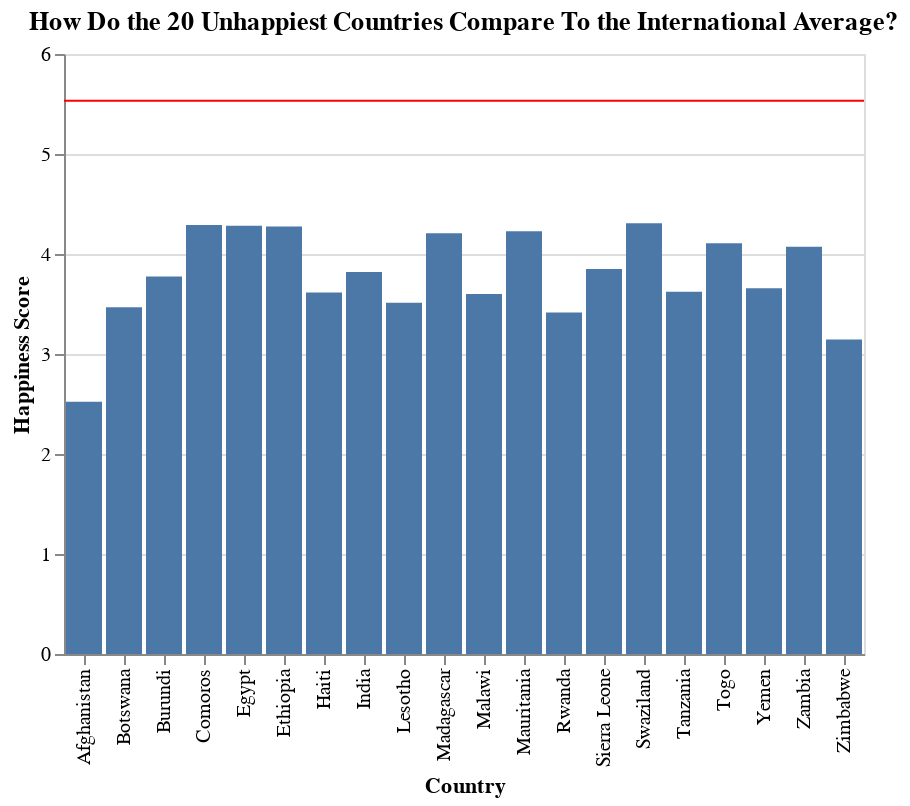

Write notebook code for a chart like this one.
### Code cell
chart = alt.Chart(worst_df, title='How Do the 20 Unhappiest Countries Compare To the International Average?').mark_bar().encode(
    x=alt.X('Country name', title='Country'),
    y=alt.Y('Ladder score', title='Happiness Score'))
rule = alt.Chart(df).mark_rule(color='red').encode(
    y='mean(Ladder score)'
)
(chart + rule)

### Figure 1 — Vega-Lite specification as saved in the notebook (floating-point values rounded to 4 significant figures; data arrays with more than 128 entries replaced by an {"elided": "..."} marker saying what was removed)
{"config": {"view": {"continuousWidth": 400, "continuousHeight": 300}}, "layer": [{"data": {"name": "data-3814af6644ab88b883785aecd5ee60ff"}, "mark": "bar", "encoding": {"x": {"type": "nominal", "field": "Country name", "title": "Country"}, "y": {"type": "quantitative", "field": "Ladder score", "title": "Happiness Score"}}, "title": "How Do the 20 Unhappiest Countries Compare To the International Average?"}, {"data": {"name": "data-15fa7a6a3318630a61556b958729c8c3"}, "mark": {"type": "rule", "color": "red"}, "encoding": {"y": {"type": "quantitative", "aggregate": "mean", "field": "Ladder score"}}}], "$schema": "https://vega.github.io/schema/vega-lite/v4.8.1.json", "datasets": {"data-3814af6644ab88b883785aecd5ee60ff": [{"Country name": "Afghanistan", "Regional indicator": "South Asia", "Ladder score": 2.523, "Standard error of ladder score": 0.038, "upperwhisker": 2.596, "lowerwhisker": 2.449, "Logged GDP per capita": 7.695, "Social support": 0.463, "Healthy life expectancy": 52.49, "Freedom to make life choices": 0.382, "Generosity": -0.102, "Perceptions of corruption": 0.924, "Ladder score in Dystopia": 2.43, "Explained by: Log GDP per capita": 0.37, "Explained by: Social support": 0.0, "Explained by: Healthy life expectancy": 0.126, "Explained by: Freedom to make life choices": 0.0, "Explained by: Generosity": 0.122, "Explained by: Perceptions of corruption": 0.01, "Dystopia + residual": 1.895}, {"Country name": "Zimbabwe", "Regional indicator": "Sub-Saharan Africa", "Ladder score": 3.145, "Standard error of ladder score": 0.058, "upperwhisker": 3.259, "lowerwhisker": 3.03, "Logged GDP per capita": 7.943, "Social support": 0.75, "Healthy life expectancy": 56.2, "Freedom to make life choices": 0.677, "Generosity": -0.047, "Perceptions of corruption": 0.821, "Ladder score in Dystopia": 2.43, "Explained by: Log GDP per capita": 0.457, "Explained by: Social support": 0.649, "Explained by: Healthy life expectancy": 0.243, "Explained by: Freedom to make life choices": 0.359, "Explained by: Generosity": 0.157, "Explained by: Perceptions of corruption": 0.075, "Dystopia + residual": 1.205}, {"Country name": "Rwanda", "Regional indicator": "Sub-Saharan Africa", "Ladder score": 3.415, "Standard error of ladder score": 0.068, "upperwhisker": 3.548, "lowerwhisker": 3.282, "Logged GDP per capita": 7.676, "Social support": 0.552, "Healthy life expectancy": 61.4, "Freedom to make life choices": 0.897, "Generosity": 0.061, "Perceptions of corruption": 0.167, "Ladder score in Dystopia": 2.43, "Explained by: Log GDP per capita": 0.364, "Explained by: Social support": 0.202, "Explained by: Healthy life expectancy": 0.407, "Explained by: Freedom to make life choices": 0.627, "Explained by: Generosity": 0.227, "Explained by: Perceptions of corruption": 0.493, "Dystopia + residual": 1.095}, {"Country name": "Botswana", "Regional indicator": "Sub-Saharan Africa", "Ladder score": 3.467, "Standard error of ladder score": 0.074, "upperwhisker": 3.611, "lowerwhisker": 3.322, "Logged GDP per capita": 9.782, "Social support": 0.784, "Healthy life expectancy": 59.27, "Freedom to make life choices": 0.824, "Generosity": -0.246, "Perceptions of corruption": 0.801, "Ladder score in Dystopia": 2.43, "Explained by: Log GDP per capita": 1.099, "Explained by: Social support": 0.724, "Explained by: Healthy life expectancy": 0.34, "Explained by: Freedom to make life choices": 0.539, "Explained by: Generosity": 0.027, "Explained by: Perceptions of corruption": 0.088, "Dystopia + residual": 0.648}, {"Country name": "Lesotho", "Regional indicator": "Sub-Saharan Africa", "Ladder score": 3.512, "Standard error of ladder score": 0.12, "upperwhisker": 3.748, "lowerwhisker": 3.276, "Logged GDP per capita": 7.926, "Social support": 0.787, "Healthy life expectancy": 48.7, "Freedom to make life choices": 0.715, "Generosity": -0.131, "Perceptions of corruption": 0.915, "Ladder score in Dystopia": 2.43, "Explained by: Log GDP per capita": 0.451, "Explained by: Social support": 0.731, "Explained by: Healthy life expectancy": 0.007, "Explained by: Freedom to make life choices": 0.405, "Explained by: Generosity": 0.103, "Explained by: Perceptions of corruption": 0.015, "Dystopia + residual": 1.8}, {"Country name": "Malawi", "Regional indicator": "Sub-Saharan Africa", "Ladder score": 3.6, "Standard error of ladder score": 0.092, "upperwhisker": 3.781, "lowerwhisker": 3.419, "Logged GDP per capita": 6.958, "Social support": 0.537, "Healthy life expectancy": 57.95, "Freedom to make life choices": 0.78, "Generosity": 0.038, "Perceptions of corruption": 0.729, "Ladder score in Dystopia": 2.43, "Explained by: Log GDP per capita": 0.113, "Explained by: Social support": 0.168, "Explained by: Healthy life expectancy": 0.298, "Explained by: Freedom to make life choices": 0.484, "Explained by: Generosity": 0.213, "Explained by: Perceptions of corruption": 0.134, "Dystopia + residual": 2.19}, {"Country name": "Haiti", "Regional indicator": "Latin America and Caribbean", "Ladder score": 3.615, "Standard error of ladder score": 0.173, "upperwhisker": 3.953, "lowerwhisker": 3.276, "Logged GDP per capita": 7.477, "Social support": 0.54, "Healthy life expectancy": 55.7, "Freedom to make life choices": 0.593, "Generosity": 0.422, "Perceptions of corruption": 0.721, "Ladder score in Dystopia": 2.43, "Explained by: Log GDP per capita": 0.294, "Explained by: Social support": 0.173, "Explained by: Healthy life expectancy": 0.227, "Explained by: Freedom to make life choices": 0.257, "Explained by: Generosity": 0.463, "Explained by: Perceptions of corruption": 0.139, "Dystopia + residual": 2.06}, {"Country name": "Tanzania", "Regional indicator": "Sub-Saharan Africa", "Ladder score": 3.623, "Standard error of ladder score": 0.071, "upperwhisker": 3.762, "lowerwhisker": 3.485, "Logged GDP per capita": 7.876, "Social support": 0.702, "Healthy life expectancy": 58.0, "Freedom to make life choices": 0.833, "Generosity": 0.183, "Perceptions of corruption": 0.577, "Ladder score in Dystopia": 2.43, "Explained by: Log GDP per capita": 0.433, "Explained by: Social support": 0.54, "Explained by: Healthy life expectancy": 0.3, "Explained by: Freedom to make life choices": 0.549, "Explained by: Generosity": 0.307, "Explained by: Perceptions of corruption": 0.231, "Dystopia + residual": 1.263}, {"Country name": "Yemen", "Regional indicator": "Middle East and North Africa", "Ladder score": 3.658, "Standard error of ladder score": 0.07, "upperwhisker": 3.794, "lowerwhisker": 3.521, "Logged GDP per capita": 7.578, "Social support": 0.832, "Healthy life expectancy": 57.12, "Freedom to make life choices": 0.602, "Generosity": -0.147, "Perceptions of corruption": 0.8, "Ladder score in Dystopia": 2.43, "Explained by: Log GDP per capita": 0.329, "Explained by: Social support": 0.831, "Explained by: Healthy life expectancy": 0.272, "Explained by: Freedom to make life choices": 0.268, "Explained by: Generosity": 0.092, "Explained by: Perceptions of corruption": 0.089, "Dystopia + residual": 1.776}, {"Country name": "Burundi", "Regional indicator": "Sub-Saharan Africa", "Ladder score": 3.775, "Standard error of ladder score": 0.107, "upperwhisker": 3.985, "lowerwhisker": 3.565, "Logged GDP per capita": 6.635, "Social support": 0.49, "Healthy life expectancy": 53.4, "Freedom to make life choices": 0.626, "Generosity": -0.024, "Perceptions of corruption": 0.607, "Ladder score in Dystopia": 2.43, "Explained by: Log GDP per capita": 0.0, "Explained by: Social support": 0.062, "Explained by: Healthy life expectancy": 0.155, "Explained by: Freedom to make life choices": 0.298, "Explained by: Generosity": 0.172, "Explained by: Perceptions of corruption": 0.212, "Dystopia + residual": 2.876}, {"Country name": "India", "Regional indicator": "South Asia", "Ladder score": 3.819, "Standard error of ladder score": 0.026, "upperwhisker": 3.869, "lowerwhisker": 3.769, "Logged GDP per capita": 8.755, "Social support": 0.603, "Healthy life expectancy": 60.63, "Freedom to make life choices": 0.893, "Generosity": 0.089, "Perceptions of corruption": 0.774, "Ladder score in Dystopia": 2.43, "Explained by: Log GDP per capita": 0.741, "Explained by: Social support": 0.316, "Explained by: Healthy life expectancy": 0.383, "Explained by: Freedom to make life choices": 0.622, "Explained by: Generosity": 0.246, "Explained by: Perceptions of corruption": 0.106, "Dystopia + residual": 1.405}, {"Country name": "Sierra Leone", "Regional indicator": "Sub-Saharan Africa", "Ladder score": 3.849, "Standard error of ladder score": 0.077, "upperwhisker": 4.001, "lowerwhisker": 3.698, "Logged GDP per capita": 7.434, "Social support": 0.63, "Healthy life expectancy": 51.65, "Freedom to make life choices": 0.717, "Generosity": 0.084, "Perceptions of corruption": 0.866, "Ladder score in Dystopia": 2.43, "Explained by: Log GDP per capita": 0.279, "Explained by: Social support": 0.377, "Explained by: Healthy life expectancy": 0.1, "Explained by: Freedom to make life choices": 0.408, "Explained by: Generosity": 0.243, "Explained by: Perceptions of corruption": 0.047, "Dystopia + residual": 2.396}, {"Country name": "Zambia", "Regional indicator": "Sub-Saharan Africa", "Ladder score": 4.073, "Standard error of ladder score": 0.069, "upperwhisker": 4.209, "lowerwhisker": 3.938, "Logged GDP per capita": 8.145, "Social support": 0.708, "Healthy life expectancy": 55.81, "Freedom to make life choices": 0.782, "Generosity": 0.061, "Perceptions of corruption": 0.823, "Ladder score in Dystopia": 2.43, "Explained by: Log GDP per capita": 0.528, "Explained by: Social support": 0.552, "Explained by: Healthy life expectancy": 0.231, "Explained by: Freedom to make life choices": 0.487, "Explained by: Generosity": 0.227, "Explained by: Perceptions of corruption": 0.074, "Dystopia + residual": 1.975}, {"Country name": "Togo", "Regional indicator": "Sub-Saharan Africa", "Ladder score": 4.107, "Standard error of ladder score": 0.077, "upperwhisker": 4.258, "lowerwhisker": 3.956, "Logged GDP per capita": 7.362, "Social support": 0.569, "Healthy life expectancy": 54.91, "Freedom to make life choices": 0.619, "Generosity": 0.032, "Perceptions of corruption": 0.772, "Ladder score in Dystopia": 2.43, "Explained by: Log GDP per capita": 0.254, "Explained by: Social support": 0.239, "Explained by: Healthy life expectancy": 0.203, "Explained by: Freedom to make life choices": 0.289, "Explained by: Generosity": 0.209, "Explained by: Perceptions of corruption": 0.107, "Dystopia + residual": 2.806}, {"Country name": "Madagascar", "Regional indicator": "Sub-Saharan Africa", "Ladder score": 4.208, "Standard error of ladder score": 0.072, "upperwhisker": 4.349, "lowerwhisker": 4.068, "Logged GDP per capita": 7.396, "Social support": 0.686, "Healthy life expectancy": 59.3, "Freedom to make life choices": 0.552, "Generosity": -0.005, "Perceptions of corruption": 0.803, "Ladder score in Dystopia": 2.43, "Explained by: Log GDP per capita": 0.266, "Explained by: Social support": 0.503, "Explained by: Healthy life expectancy": 0.341, "Explained by: Freedom to make life choices": 0.207, "Explained by: Generosity": 0.185, "Explained by: Perceptions of corruption": 0.087, "Dystopia + residual": 2.62}, {"Country name": "Mauritania", "Regional indicator": "Sub-Saharan Africa", "Ladder score": 4.227, "Standard error of ladder score": 0.07, "upperwhisker": 4.365, "lowerwhisker": 4.09, "Logged GDP per capita": 8.542, "Social support": 0.795, "Healthy life expectancy": 57.16, "Freedom to make life choices": 0.561, "Generosity": -0.106, "Perceptions of corruption": 0.731, "Ladder score in Dystopia": 2.43, "Explained by: Log GDP per capita": 0.666, "Explained by: Social support": 0.749, "Explained by: Healthy life expectancy": 0.273, "Explained by: Freedom to make life choices": 0.218, "Explained by: Generosity": 0.119, "Explained by: Perceptions of corruption": 0.133, "Dystopia + residual": 2.069}, {"Country name": "Ethiopia", "Regional indicator": "Sub-Saharan Africa", "Ladder score": 4.275, "Standard error of ladder score": 0.051, "upperwhisker": 4.374, "lowerwhisker": 4.175, "Logged GDP per capita": 7.694, "Social support": 0.764, "Healthy life expectancy": 59.0, "Freedom to make life choices": 0.752, "Generosity": 0.082, "Perceptions of corruption": 0.761, "Ladder score in Dystopia": 2.43, "Explained by: Log GDP per capita": 0.37, "Explained by: Social support": 0.679, "Explained by: Healthy life expectancy": 0.331, "Explained by: Freedom to make life choices": 0.451, "Explained by: Generosity": 0.241, "Explained by: Perceptions of corruption": 0.114, "Dystopia + residual": 2.089}, {"Country name": "Egypt", "Regional indicator": "Middle East and North Africa", "Ladder score": 4.283, "Standard error of ladder score": 0.045, "upperwhisker": 4.371, "lowerwhisker": 4.195, "Logged GDP per capita": 9.367, "Social support": 0.75, "Healthy life expectancy": 62.0, "Freedom to make life choices": 0.749, "Generosity": -0.182, "Perceptions of corruption": 0.795, "Ladder score in Dystopia": 2.43, "Explained by: Log GDP per capita": 0.954, "Explained by: Social support": 0.647, "Explained by: Healthy life expectancy": 0.426, "Explained by: Freedom to make life choices": 0.446, "Explained by: Generosity": 0.069, "Explained by: Perceptions of corruption": 0.092, "Dystopia + residual": 1.648}, {"Country name": "Comoros", "Regional indicator": "Sub-Saharan Africa", "Ladder score": 4.289, "Standard error of ladder score": 0.084, "upperwhisker": 4.454, "lowerwhisker": 4.123, "Logged GDP per capita": 8.031, "Social support": 0.626, "Healthy life expectancy": 57.35, "Freedom to make life choices": 0.548, "Generosity": 0.082, "Perceptions of corruption": 0.781, "Ladder score in Dystopia": 2.43, "Explained by: Log GDP per capita": 0.488, "Explained by: Social support": 0.367, "Explained by: Healthy life expectancy": 0.279, "Explained by: Freedom to make life choices": 0.202, "Explained by: Generosity": 0.241, "Explained by: Perceptions of corruption": 0.101, "Dystopia + residual": 2.61}, {"Country name": "Swaziland", "Regional indicator": "Sub-Saharan Africa", "Ladder score": 4.308, "Standard error of ladder score": 0.071, "upperwhisker": 4.448, "lowerwhisker": 4.168, "Logged GDP per capita": 9.065, "Social support": 0.77, "Healthy life expectancy": 50.83, "Freedom to make life choices": 0.647, "Generosity": -0.185, "Perceptions of corruption": 0.708, "Ladder score in Dystopia": 2.43, "Explained by: Log GDP per capita": 0.849, "Explained by: Social support": 0.693, "Explained by: Healthy life expectancy": 0.074, "Explained by: Freedom to make life choices": 0.323, "Explained by: Generosity": 0.067, "Explained by: Perceptions of corruption": 0.147, "Dystopia + residual": 2.155}], "data-15fa7a6a3318630a61556b958729c8c3": {"elided": "149 records"}}}
